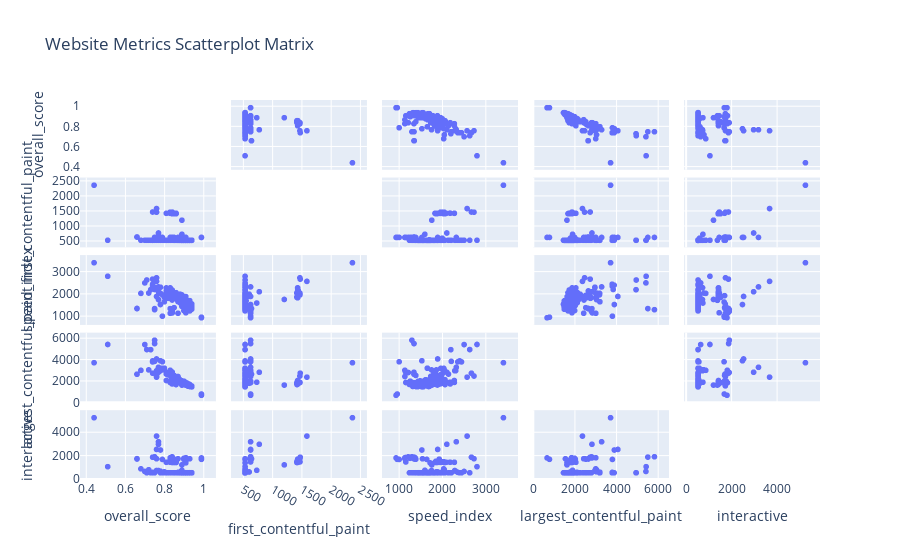

Notebook source saved alongside this figure:
### Code cell
# Convert overall_score to numeric as it was saved in the csv as a string with decimal precision
data['overall_score'] = pd.to_numeric(data['overall_score'])

fig = px.scatter_matrix(data,
    dimensions=["overall_score", "first_contentful_paint", "speed_index", "largest_contentful_paint", "interactive"],
    title="Website Metrics Scatterplot Matrix")
fig.update_traces(diagonal_visible=False)  # Hide diagonal distribution plots
fig.write_html("../../fam-report-site/public/Web-Analytics/scatterplot_matrix.html")
fig.show()

### Figure 1 — Plotly figure (JSON) as saved in the notebook; plotly's stock layout.template omitted (floating-point values rounded to 4 significant figures; data arrays with more than 128 entries replaced by an {"elided": "..."} marker saying what was removed)
{"data": [{"diagonal": {"visible": false}, "dimensions": [{"axis": {"matches": true}, "label": "overall_score", "values": {"elided": "225 float values"}}, {"axis": {"matches": true}, "label": "first_contentful_paint", "values": {"elided": "225 float values"}}, {"axis": {"matches": true}, "label": "speed_index", "values": {"elided": "225 float values"}}, {"axis": {"matches": true}, "label": "largest_contentful_paint", "values": {"elided": "225 float values"}}, {"axis": {"matches": true}, "label": "interactive", "values": {"elided": "225 float values"}}], "hovertemplate": "%{xaxis.title.text}=%{x}<br>%{yaxis.title.text}=%{y}<extra></extra>", "legendgroup": "", "marker": {"color": "#636efa", "symbol": "circle"}, "name": "", "showlegend": false, "type": "splom"}], "layout": {"dragmode": "select", "legend": {"tracegroupgap": 0}, "title": {"text": "Website Metrics Scatterplot Matrix"}}}
